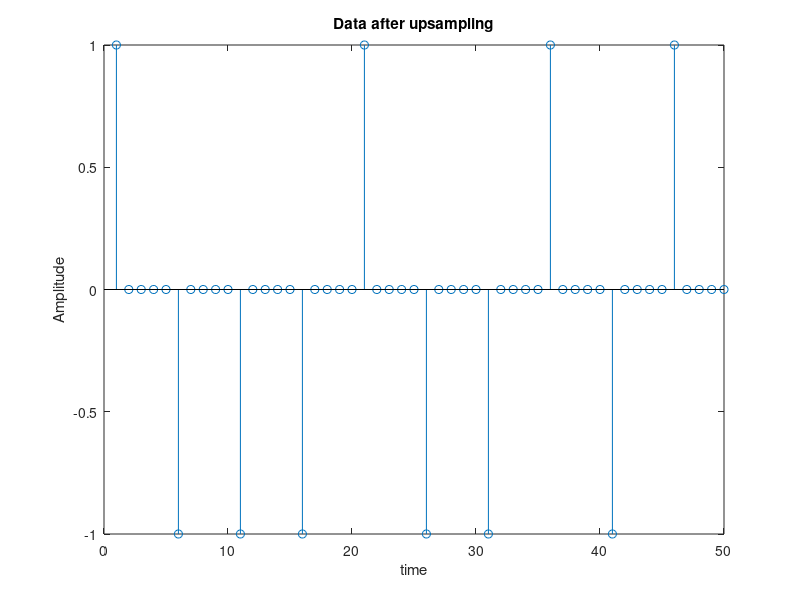
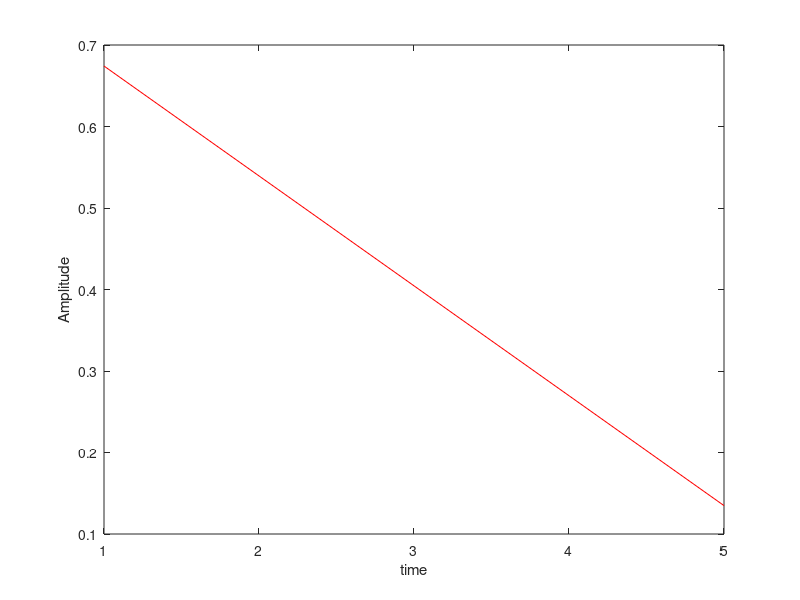
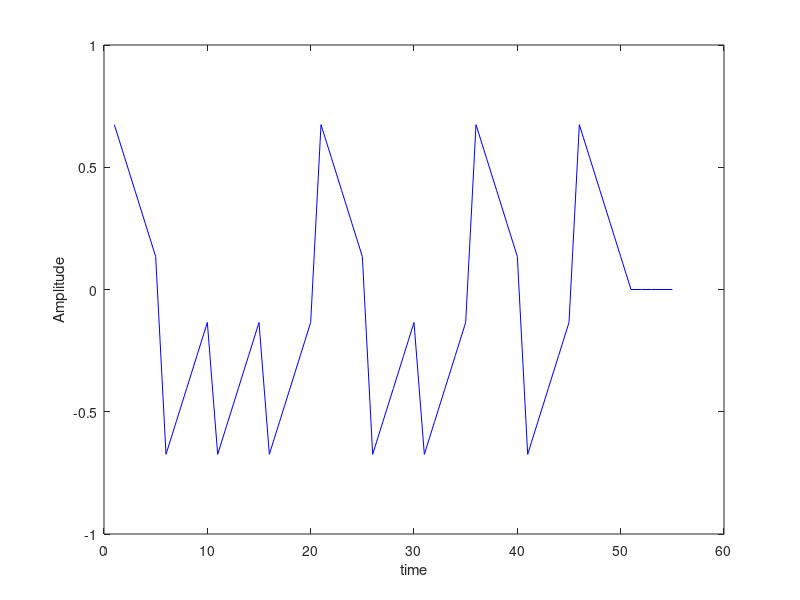
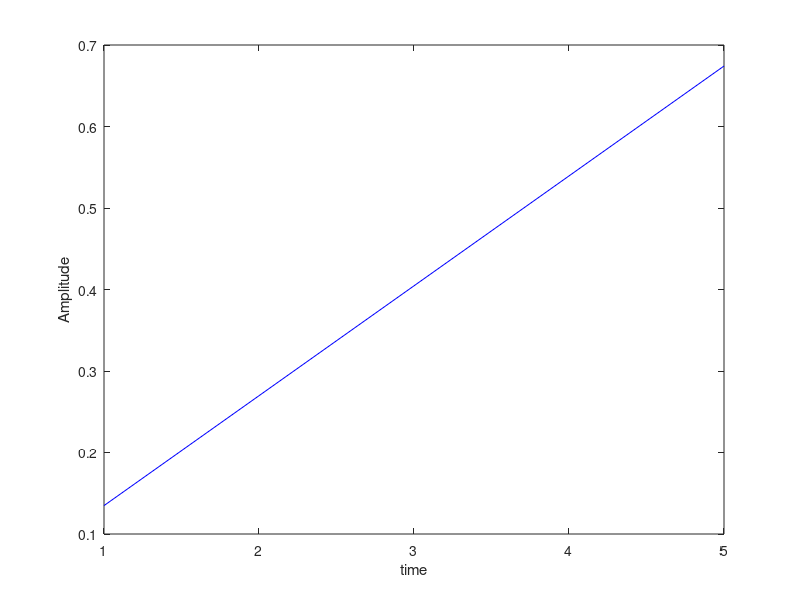

Write MATLAB code to recreate these figures, in order. (Note: this script raises an error after producing the figures.)
close all
clc;
clear;
%% Requirement1
Data = randi ([0,1], 1, 10); % generate random data
Polar_NRZ=((2*Data)-1);      % Convert to 1 and -1
p=[5 4 3 2 1]/sqrt(55);      % Normalize the power of pulse shaping (matched filter).
Polar_NRZ_arr=upsample(Polar_NRZ,5); % Up sample the bits by 5 samples
figure('Name','T')
stem(Polar_NRZ_arr);
title('Data after upsampling');
xlabel('time');
ylabel('Amplitude');
 
y=conv(Polar_NRZ_arr,p); % Pulse shaping
y(end+1) = 0; % to match the size of the transmitted signal
 
figure('Name','Pulse Shaping');
plot(p,'r');
xlabel('time');
ylabel('Amplitude');
 
figure('Name','Tx output');
plot(y,'b');
xlabel('time');
ylabel('Amplitude');
 
matched_filter=fliplr(p); % generate matched filter at reciver h(t) = p(Ts-t)
figure('Name','Matched filter');
plot(matched_filter,'b');
xlabel('time');
ylabel('Amplitude');
 
y_padded = [zeros(1, length(matched_filter)-1), y]; 
 
y_rx_matched= conv(y_padded,matched_filter,'valid'); % output of matched filter at Rx
%paddign the transmitted signal then use valid in the convolution function 
%to generate output of the same size as the transmitted signal (55 points) 
 
sampling_arr = repmat([0 0 0 0 1],1,floor(size(y_rx_matched,2)/5));
%making sampling_arr to sample any output at the fifth sample (at Ts)
 
y_rx_matched_sampled = y_rx_matched.*sampling_arr; %to sample every Ts
 
filter_2=ones(1,5); % generate a square pulse for the second filter
Eb_filter_2= sum(filter_2(:).^2); %get the energy of the filter
filter_2=filter_2/sqrt(Eb_filter_2); % Normalize the second filter
y_rx_unmatched= conv(y_padded,filter_2,'valid');    % Output of unmatched filter at Rx
y_rx_unmatched_sampled = y_rx_unmatched.*sampling_arr; %to sample every Ts
 
figure('Name','Unmatched filter');
plot(filter_2,'b');
xlabel('Time [Ts sec]');
ylabel('Amplitude');
points = linspace(0.2, 11, 55); %to make 55 points starting from 0.2 to 11
 
figure('Name','Output of Two filters')
subplot(2,1,1)
plot(points,y_rx_matched,'g','Linewidth',3);
xlabel('Time [Ts sec]');
ylabel('Amplitude');
title('output of matched filter');
hold on;           % to plot on the same plot
stem(points,y_rx_matched_sampled,'r','Linewidth',3);
xlabel('Time [Ts sec]');
ylabel('Amplitude');
legend('out of matched filter', 'out of matched filter sampled', 'Location', 'best');
xlim([0, 11]);
hold off;
 
 
 
subplot(2,1,2)
plot(points,y_rx_unmatched,'b','Linewidth',3);
xlabel('Time [Ts sec]');
ylabel('Amplitude');
title('output of unmatched filter');
hold on;
stem(points,y_rx_unmatched_sampled,'r','Linewidth',3);
xlabel('Time [Ts sec]');
ylabel('Amplitude');
legend('out of unmatched filter', 'out of unmatched filter sampled', 'Location', 'best');
xlim([0, 11]);
hold off;
 
 
% Use correlator
correlator_out=zeros(1,55);
 
for i = 1:5:size(y,2) 
    multiplication =  y(i:i+4) .* p;
    for j =1:5
       correlator_out(1,i+j-1) =  sum(multiplication(1,1:j));
    end
end
% multiply the transmitted signal then integrate and dump
 
figure('Name','Output of matched filter and correlator')
plot(points,y_rx_matched,'g','Linewidth',3);
xlabel('Time [Ts sec]');
ylabel('Amplitude');
hold on
plot(points,correlator_out,'b','Linewidth',3);
xlabel('Time [Ts sec]');
ylabel('Amplitude');
hold off;
xlim([0, 11]);
legend('out of matched filter', 'out of correlator', 'Location', 'best');
 
 
correlator_out_sampled=correlator_out.*sampling_arr;
 
figure('Name','Output of sampled correlator and correlator')
plot(points,correlator_out,'g','Linewidth',3);
xlabel('Time [Ts sec]');
ylabel('Amplitude');
hold on
stem(points,correlator_out_sampled,'b','Linewidth',3);
xlabel('Time [Ts sec]');
ylabel('Amplitude');
hold off;
xlim([0, 11]);
legend('out of sampled correlator', 'out of  correlator', 'Location', 'best');
 
 
%% Noise Analysis
Data = randi ([0,1], 1, 10000); % generate new random data with 10000
Polar_NRZ=((2*Data)-1);         % Convert to 1 and -1
p=[5 4 3 2 1]/sqrt(55);         % normalize the power of the pulse
Polar_NRZ_arr=upsample(Polar_NRZ,5); % Up sample the bits by 5 samples
y=conv(p,Polar_NRZ_arr);
y(end+1) = 0;
 
 
No=zeros(1,8); % an array contian the power of Noise.
SNR=zeros(1,8); % an array contian the linear values of Eb/No.
BER=zeros(1,8);% an array contian the values of theoretical BER .
Prob_of_error_matched=zeros(1,8);% an array contian the values of BER when using matched filter. .
Prob_of_error_unmatched=zeros(1,8);% an array contian the values of BER when using unmatched filter. 
for snr_db= -2:1:5
    SNR(1,snr_db+3)=10^(snr_db/10); % Calculate linear values.
    No(1,snr_db+3)=1/SNR(1,snr_db+3); % Calculate No.
end
noise=randn(1,size(y,2)); % generate random noise
for i=1:8
    Noise=sqrt(No(1,i)/2)*noise; % multiply by variance.
    v=y+Noise;                   % Add the noise at Rx
    
    v_padded = [zeros(1, length(matched_filter)-1), v];
    
    v_rx_matched_noise= conv(v_padded,matched_filter,'valid'); % The output of matched filter
    v_rx_unmatched_noise= conv(v_padded,filter_2,'valid');     % The output of unmatched filter
    %Calculate the probability of error.
    for j=1:10000
        if Data(1,j) ==1 && v_rx_matched_noise(1,j*5)<0 || Data(1,j) ==0 && v_rx_matched_noise(1,j*5)>0 % check if the output of the matched filter less than zero (which mapped to 0) and the input was 1 or the output greater than zero (which mapped to 1) and input was 0
            Prob_of_error_matched(1,i)=Prob_of_error_matched(1,i)+1;
        end
        if Data(1,j) ==1 && v_rx_unmatched_noise(1,j*5)<0 || Data(1,j) ==0 && v_rx_unmatched_noise(1,j*5)>0 % check if the output of the unmatched filter less than zero (which mapped to 0) and the input was 1 or the output greater than zero (which mapped to 1) and input was 0
            Prob_of_error_unmatched(1,i)=Prob_of_error_unmatched(1,i)+1;
        end
    end
    BER(1,i)=0.5*erfc(sqrt(SNR(1,i))); % calculate the theoritical BER
    Prob_of_error_matched(1,i)=Prob_of_error_matched(1,i)/10000;
    Prob_of_error_unmatched(1,i)=Prob_of_error_unmatched(1,i)/10000;
end
x=-2:1:5; % Eb/No in dB
figure('Name','BER')
semilogy(x,BER(1,:),'g','Linewidth',3); %plot BER using logscale
xlabel('Eb/No (dB)');
ylabel('BER');
 
hold on
semilogy(x,Prob_of_error_matched(1,:),'b','Linewidth',3);
xlabel('Eb/No (dB)');
ylabel('BER');
 
hold on
semilogy(x,Prob_of_error_unmatched(1,:),'r','Linewidth',3);
xlabel('Eb/No (dB)');
ylabel('BER');
legend('BER for erfc', 'BER for matched filter',  'BER for unmatched filter','Location', 'best');
%% Eye diagram
R=[0,0,1,1];
DELAY=[2,8,2,8];
Data_3 = randi ([0,1], 1, 100);
Polar_NRZ=((2*Data_3)-1);
Polar_NRZ_arr=upsample(Polar_NRZ,5);
 
Y_TX=cell(1,4); % making array of arrays each of them contaning the result of the convolution 
Y_TX_padded=cell(1,4);
Y_RX=cell(1,4);
for i=1:4
rcosine_filter = rcosine(1 , 5 , 'sqrt' , R(1,i), DELAY(1,i));
Y_TX{i}=conv(Polar_NRZ_arr,rcosine_filter);
Y_TX_padded{i} = [zeros(1, length(rcosine_filter)-1), Y_TX{i}];
Y_RX{i}=conv(Y_TX_padded{i},rcosine_filter,'valid');
eye_fig = eyediagram(  Y_TX{i} , 10);
title(['Eye diagram at A for R= ', num2str(R(1,i)), ' and Delay= ', num2str(DELAY(1,i))]);
eye_fig = eyediagram(  Y_RX{i} , 10);
title(['Eye diagram at B for R= ', num2str(R(1,i)), ' and Delay= ', num2str(DELAY(1,i))]);
 
end
